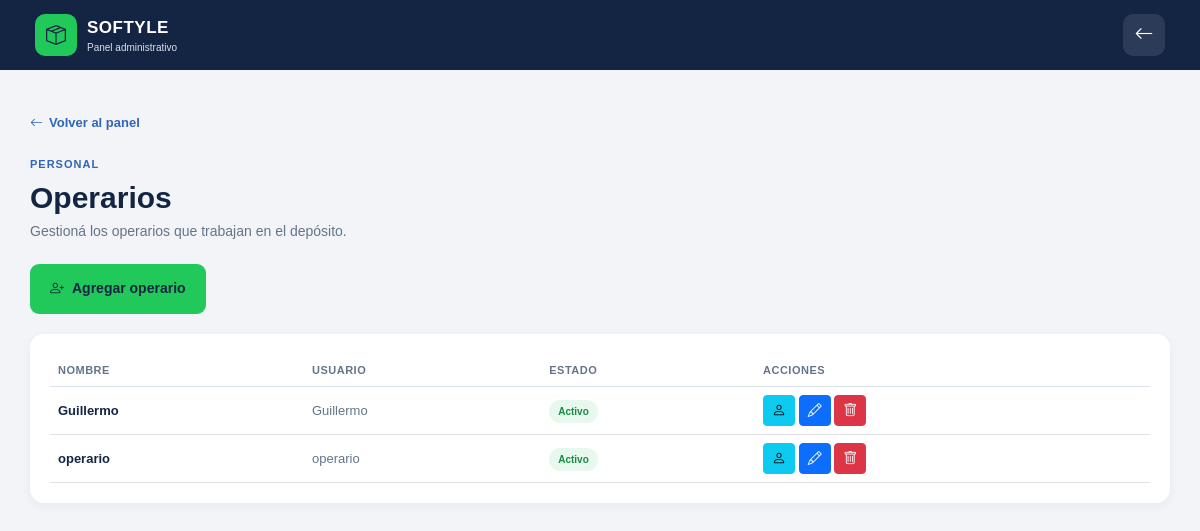
The app's page /admin/operarios.php (signed in) with its own data.
### tables this page shows
CREATE TABLE Operario (
    CI VARCHAR(8) PRIMARY KEY,
    Estado VARCHAR(20) NOT NULL,
    hora_ingreso TIME NOT NULL,
    FOREIGN KEY (CI) REFERENCES Persona(CI)
);

CREATE TABLE Persona (
    CI VARCHAR(8) PRIMARY KEY,
    usuario VARCHAR(100) NOT NULL UNIQUE,
    email VARCHAR(100) NOT NULL UNIQUE,
    contraseña VARCHAR(255) NOT NULL,
    telefono VARCHAR(20),
    direccion VARCHAR(150),
    Rol VARCHAR(20) NOT NULL
);

### admin/operarios.php (the view, shortened to what this page needs)
<?php
session_start(); require_once '../conexion.php';
$operarios=array(); $resultado=$conexion->query("SELECT p.CI AS id,p.usuario AS nombre,p.usuario,o.Estado AS estado FROM Persona p JOIN Operario o ON o.CI=p.CI WHERE p.Rol='Operario' ORDER BY p.CI DESC"); if($resultado){while($fila=$resultado->fetch_assoc()){$operarios[]=$fila;}}
?>
<!DOCTYPE html><html lang="es"><head><meta charset="UTF-8"><meta name="viewport" content="width=device-width, initial-scale=1.0"><title>Operarios | Softyle</title><link href="https://cdn.jsdelivr.net/npm/bootstrap@5.3.2/dist/css/bootstrap.min.css" rel="stylesheet"><link rel="stylesheet" href="https://cdn.jsdelivr.net/npm/bootstrap-icons@1.11.3/font/bootstrap-icons.min.css"><link rel="stylesheet" href="../CSS/sistema.css"></head><body class="sistema-body"><nav class="sistema-navbar"><div class="navbar-brand-sistema"><div class="navbar-logo"><i class="bi bi-box-seam"></i></div><div><strong>SOFTYLE</strong><small>Panel administrativo</small></div></div><a href="dashboard.php" class="btn-logout"><i class="bi bi-arrow-left"></i></a></nav><main class="admin-container"><a href="dashboard.php" class="volver-link"><i class="bi bi-arrow-left"></i> Volver al panel</a><section class="dashboard-header"><span class="dashboard-label">PERSONAL</span><h1>Operarios</h1><p>Gestioná los operarios que trabajan en el depósito.</p></section><?php if($mensaje!==''){?><div class="alert alert-success"><?php echo htmlspecialchars($mensaje,ENT_QUOTES,'UTF-8');?></div><?php } ?><?php if($error!==''){?><div class="alert alert-danger"><?php echo htmlspecialchars($error,ENT_QUOTES,'UTF-8');?></div><?php } ?><div class="admin-actions"><a href="operario_agregar.php" class="btn-picking"><i class="bi bi-person-plus"></i> Agregar operario</a></div><div class="admin-table-card"><div class="table-responsive"><table class="table align-middle"><thead><tr><th>Nombre</th><th>Usuario</th><th>Estado</th><th>Acciones</th></tr></thead><tbody><?php if(count($operarios)===0){?><tr><td colspan="4" class="text-center">No hay operarios registrados.</td></tr><?php } ?><?php foreach($operarios as $operario){?><tr><td><strong><?php echo htmlspecialchars($operario['nombre'],ENT_QUOTES,'UTF-8');?></strong></td><td><?php echo htmlspecialchars($operario['usuario'],ENT_QUOTES,'UTF-8');?></td><td><?php if(strtolower($operario['estado'])==='activo'){?><span class="estado activo">Activo</span><?php }else{?><span class="estado">Inactivo</span><?php }?></td><td><a href="operario_perfil.php?id=<?php echo $operario['id'];?>" class="btn btn-sm btn-info"><i class="bi bi-person"></i></a> <a href="operario_editar.php?id=<?php echo $operario['id'];?>" class="btn btn-sm btn-primary"><i class="bi bi-pencil"></i></a> <a href="operario_eliminar.php?id=<?php echo $operario['id'];?>" class="btn btn-sm btn-danger" onclick="return confirm('¿Seguro que querés eliminar este operario?');"><i class="bi bi-trash"></i></a></td></tr><?php } ?></tbody></table></div></div></main></body></html>

### CSS/sistema.css (style rules this page uses)
:root { --azul-oscuro: #142544; --azul: #3265B7; --azul-hover: #28549b; --verde: #20C95A; --verde-hover: #18ad4c; --fondo: #F2F4F8; --blanco: #FFFFFF; --texto: #142544; --texto-secundario: #64748B; --borde: #DCE2EA; --error: #DC3545; --sombra: 0 15px 40px rgba(20, 37, 68, 0.12); --radio: 14px; }
* { box-sizing: border-box; }
html { font-size: 16px; }
body { margin: 0; font-family: Arial, Helvetica, sans-serif; color: var(--texto); }
.sistema-body { min-height: 100vh; background-color: var(--fondo); }
.sistema-navbar { min-height: 70px; background-color: var(--azul-oscuro); color: var(--blanco); padding: 12px 18px; display: flex; align-items: center; justify-content: space-between; gap: 15px; }
.navbar-brand-sistema { display: flex; align-items: center; gap: 10px; }
.navbar-logo { width: 42px; height: 42px; background-color: var(--verde); color: var(--azul-oscuro); border-radius: 10px; display: flex; align-items: center; justify-content: center; font-size: 20px; }
.navbar-brand-sistema strong { display: block; font-size: 17px; letter-spacing: 0.5px; }
.navbar-brand-sistema small { display: block; color: #D8E0EC; font-size: 10px; }
.btn-logout { width: 42px; height: 42px; border-radius: 10px; background-color: rgba(255, 255, 255, 0.1); color: var(--blanco); display: flex; align-items: center; justify-content: center; text-decoration: none; font-size: 19px; transition: 0.2s; }
.dashboard-header { margin-bottom: 22px; }
.dashboard-label { color: var(--azul); font-size: 11px; font-weight: 700; letter-spacing: 1px; }
.dashboard-header h1 { margin: 5px 0; color: var(--azul-oscuro); font-size: 25px; font-weight: 800; }
.dashboard-header p { margin: 0; color: var(--texto-secundario); font-size: 14px; }
.estado { padding: 6px 9px; border-radius: 20px; font-size: 10px; font-weight: 700; }
.btn-picking { min-height: 50px; width: 100%; border-radius: 9px; background-color: var(--verde); color: var(--azul-oscuro); text-decoration: none; display: flex; align-items: center; justify-content: center; gap: 8px; font-size: 14px; font-weight: 700; transition: 0.2s; }
@media (min-width: 576px) { .dashboard-header h1 { font-size: 30px; } }
@media (min-width: 992px) { .sistema-navbar { padding: 12px 35px; } }
.volver-link { display: inline-flex; align-items: center; gap: 6px; margin-bottom: 18px; color: var(--azul); text-decoration: none; font-size: 13px; font-weight: 600; }
.admin-container { width: 100%; max-width: 1200px; margin: auto; padding: 25px 18px 50px; }
.admin-table-card { background-color: var(--blanco); border-radius: 14px; padding: 10px; box-shadow: 0 3px 12px rgba(20, 37, 68, 0.05); }
.admin-table-card table { margin: 0; }
.admin-table-card thead th { color: var(--texto-secundario); font-size: 11px; text-transform: uppercase; letter-spacing: 0.5px; border-bottom: 1px solid var(--borde); }
.admin-table-card tbody td { color: var(--texto-secundario); font-size: 13px; }
.admin-table-card tbody td strong { color: var(--azul-oscuro); }
.estado.activo { background-color: #E7F8ED; color: #198B43; }
@media (min-width: 576px) { .admin-container { padding: 35px 30px 50px; } }
@media (min-width: 992px) { .admin-container { padding-top: 40px; } }
@media (min-width: 992px) { .admin-table-card { padding: 20px; } }
.admin-actions { display: flex; margin-bottom: 20px; }
.admin-actions .btn-picking { width: auto; padding: 0 20px; }

### records on screen
operario: CI.usuario "Guillermo", Estado "Activo"
operario: CI.usuario "operario", Estado "Activo"
